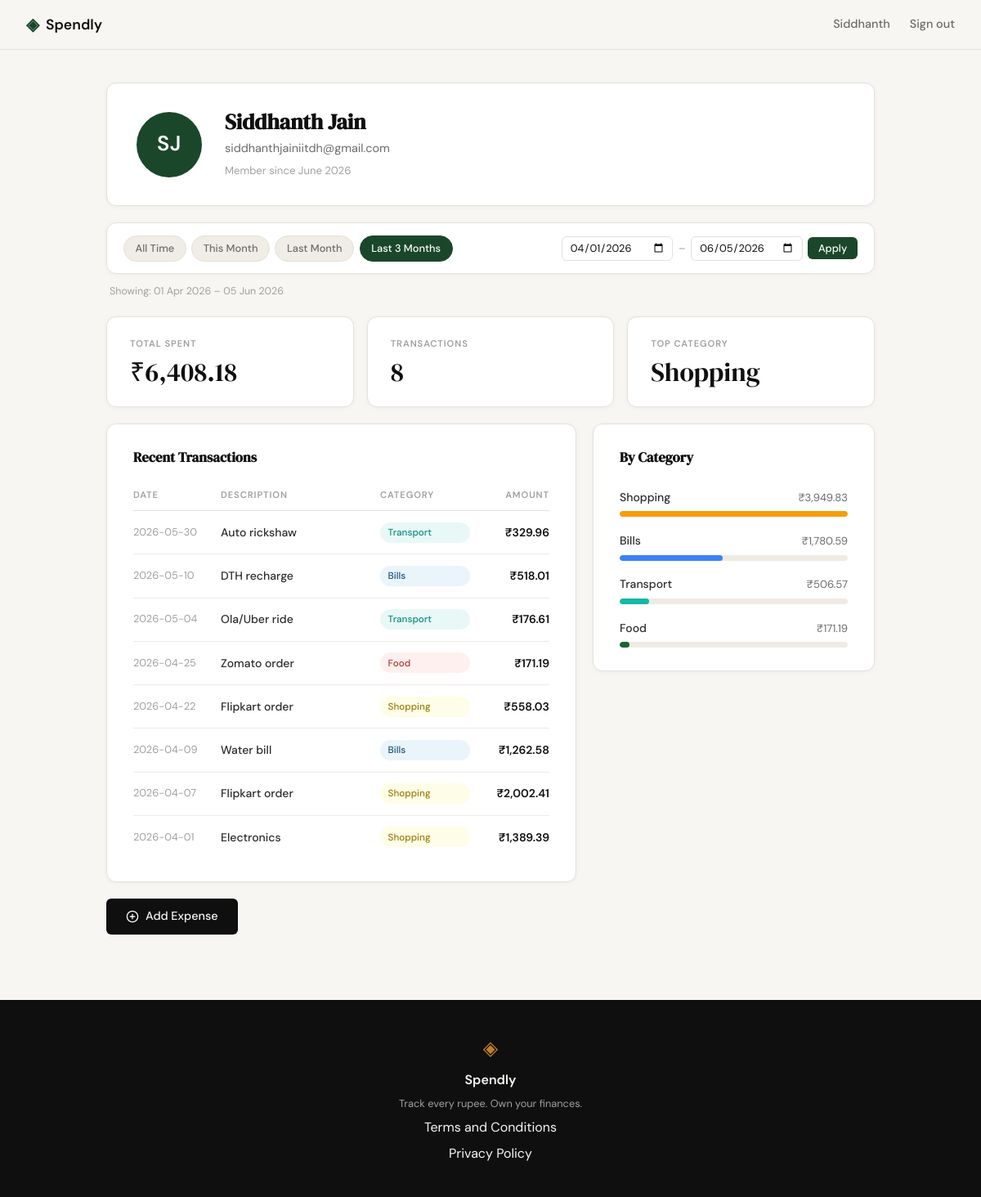
Screenshot of /profile?from=2026-04-01&to=2026-06-05 (signed in) with the database file from the repository.
### tables this page shows
CREATE TABLE users (
            id            INTEGER PRIMARY KEY AUTOINCREMENT,
            name          TEXT    NOT NULL,
            email         TEXT    UNIQUE NOT NULL,
            password_hash TEXT    NOT NULL,
            created_at    TEXT    DEFAULT (datetime('now'))
        );

CREATE TABLE expenses (
            id          INTEGER PRIMARY KEY AUTOINCREMENT,
            user_id     INTEGER NOT NULL REFERENCES users(id),
            amount      REAL    NOT NULL,
            category    TEXT    NOT NULL,
            date        TEXT    NOT NULL,
            description TEXT,
            created_at  TEXT    DEFAULT (datetime('now'))
        );

### app.py (the view)
@app.route("/profile")
def profile():
    if not session.get("user_id"):
        return redirect(url_for("login"))
    date_from = _parse_date(request.args.get("from", ""))
    date_to   = _parse_date(request.args.get("to",   ""))
    preset_dates = _build_preset_dates()
    if date_from is None and date_to is None:
        active_preset = "all_time"
    elif (date_from, date_to) == preset_dates["this_month"]:
        active_preset = "this_month"
    elif (date_from, date_to) == preset_dates["last_month"]:
        active_preset = "last_month"
    elif (date_from, date_to) == preset_dates["last_3_months"]:
        active_preset = "last_3_months"
    else:
        active_preset = "custom"
    if date_from and date_to:
        filter_label = f"{_fmt_date(date_from)} – {_fmt_date(date_to)}"
    elif date_from:
        filter_label = f"From {_fmt_date(date_from)}"
    elif date_to:
        filter_label = f"Until {_fmt_date(date_to)}"
    else:
        filter_label = "All time"
    user            = get_user_by_id(session["user_id"])
    summary         = get_expense_summary(session["user_id"], date_from, date_to)
    categories      = get_expenses_by_category(session["user_id"], date_from, date_to)
    recent_expenses = get_recent_expenses(session["user_id"], date_from=date_from, date_to=date_to)
    member_since    = datetime.strptime(user["created_at"][:7], "%Y-%m").strftime("%B %Y")
    return render_template(
        "profile.html",
        user=user, summary=summary, categories=categories,
        recent_expenses=recent_expenses, member_since=member_since,
        date_from=date_from, date_to=date_to,
        active_preset=active_preset, filter_label=filter_label,
        preset_dates=preset_dates,
    )

### app.py (called while the page is built)
def _parse_date(s):
    if not s or not re.match(r'^\d{4}-\d{2}-\d{2}$', s):
        return None
    try:
        datetime.strptime(s, "%Y-%m-%d")
        return s
    except ValueError:
        return None

def _fmt_date(iso):
    return datetime.strptime(iso, "%Y-%m-%d").strftime("%d %b %Y")

def _build_preset_dates():
    today = date.today()
    first_this = today.replace(day=1)
    last_this  = today.replace(day=calendar.monthrange(today.year, today.month)[1])
    last_last  = first_this - timedelta(days=1)
    first_last = last_last.replace(day=1)
    m, y = today.month, today.year
    for _ in range(2):
        m -= 1
        if m == 0:
            m, y = 12, y - 1
    first_3m = date(y, m, 1)
    return {
        "this_month":    (first_this.isoformat(),  last_this.isoformat()),
        "last_month":    (first_last.isoformat(),  last_last.isoformat()),
        "last_3_months": (first_3m.isoformat(),    today.isoformat()),
    }

### database/db.py (called while the page is built)
def get_db():
    conn = sqlite3.connect(DB_PATH)
    conn.row_factory = sqlite3.Row
    conn.execute("PRAGMA foreign_keys = ON")
    return conn

def get_user_by_id(user_id):
    conn = get_db()
    try:
        return conn.execute(
            "SELECT * FROM users WHERE id = ?", (user_id,)
        ).fetchone()
    finally:
        conn.close()

def get_expenses_by_category(user_id, date_from=None, date_to=None):
    lo = date_from or _DATE_FLOOR
    hi = date_to   or _DATE_CEIL
    conn = get_db()
    try:
        rows = conn.execute(
            """SELECT category,
                      COALESCE(SUM(amount), 0) AS total,
                      COUNT(*) AS count
               FROM expenses WHERE user_id = ? AND date BETWEEN ? AND ?
               GROUP BY category ORDER BY total DESC""",
            (user_id, lo, hi)
        ).fetchall()
        return [dict(r) for r in rows]
    finally:
        conn.close()

def get_recent_expenses(user_id, limit=10, date_from=None, date_to=None):
    lo = date_from or _DATE_FLOOR
    hi = date_to   or _DATE_CEIL
    conn = get_db()
    try:
        rows = conn.execute(
            """SELECT id, amount, category, date, description
               FROM expenses WHERE user_id = ? AND date BETWEEN ? AND ?
               ORDER BY date DESC, id DESC LIMIT ?""",
            (user_id, lo, hi, limit)
        ).fetchall()
        return [dict(r) for r in rows]
    finally:
        conn.close()

### templates/profile.html (shortened to what this page needs)
{% extends "base.html" %}
{% block head %}
<link rel="stylesheet" href="{{ url_for('static', filename='css/profile.css') }}">
{% endblock %}
{% block content %}
<section class="profile-section">
    <div class="profile-container">
        <div class="profile-header-card">
            <div class="profile-avatar">
                {% set parts = user["name"].split() %}
                {% if parts|length >= 2 %}{{ parts[0][0].upper() }}{{ parts[-1][0].upper() }}{% else %}{{ parts[0][0].upper() }}{% endif %}
            </div>
            <div class="profile-meta">
                <h1 class="profile-name">{{ user["name"] }}</h1>
                <p class="profile-email">{{ user["email"] }}</p>
                <p class="profile-since">Member since {{ member_since }}</p>
            </div>
        </div>
        <div class="filter-bar">
            <div class="filter-presets">
                <a href="{{ url_for('profile') }}"
                   class="filter-btn{% if active_preset == 'all_time' %} filter-btn--active{% endif %}">
                    All Time
                </a>
                <a href="{{ url_for('profile', **{'from': preset_dates.this_month[0], 'to': preset_dates.this_month[1]}) }}"
                   class="filter-btn{% if active_preset == 'this_month' %} filter-btn--active{% endif %}">
                    This Month
                </a>
                <a href="{{ url_for('profile', **{'from': preset_dates.last_month[0], 'to': preset_dates.last_month[1]}) }}"
                   class="filter-btn{% if active_preset == 'last_month' %} filter-btn--active{% endif %}">
                    Last Month
                </a>
                <a href="{{ url_for('profile', **{'from': preset_dates.last_3_months[0], 'to': preset_dates.last_3_months[1]}) }}"
                   class="filter-btn{% if active_preset == 'last_3_months' %} filter-btn--active{% endif %}">
                    Last 3 Months
                </a>
            </div>
            <form class="custom-range" method="get" action="{{ url_for('profile') }}">
                <input type="date" name="from" value="{{ date_from or '' }}">
                <span class="custom-range-sep">–</span>
                <input type="date" name="to" value="{{ date_to or '' }}">
                <button type="submit" class="filter-apply">Apply</button>
            </form>
        </div>
        <p class="filter-label">Showing: {{ filter_label }}</p>
        <div class="profile-stats">
            <div class="stat-card">
                <div class="stat-label">Total Spent</div>
                <div class="stat-value">₹{{ "{:,.2f}".format(summary.total_amount) }}</div>
            </div>
            <div class="stat-card">
                <div class="stat-label">Transactions</div>
                <div class="stat-value">{{ summary.total_count }}</div>
            </div>
            <div class="stat-card">
                <div class="stat-label">Top Category</div>
                <div class="stat-value">{{ categories[0].category if categories else "—" }}</div>
            </div>
        </div>
        {% if categories %}
        <div class="profile-columns">
            <div class="profile-card">
                <h2 class="card-title">Recent Transactions</h2>
                <div class="txn-table">
                    <div class="txn-head">
                        <span>Date</span>
                        <span>Description</span>
                        <span>Category</span>
                        <span class="txn-amount-col">Amount</span>
                    </div>
                    {% for exp in recent_expenses %}
                    <div class="txn-row">
                        <span class="txn-date">{{ exp.date }}</span>
                        <span class="txn-desc">{{ exp.description or exp.category }}</span>
                        <span class="txn-cat-badge cat-{{ exp.category | lower | replace(' ', '-') }}">
                            {{ exp.category }}
                        </span>
                        <span class="txn-amount">₹{{ "{:,.2f}".format(exp.amount) }}</span>
                    </div>
                    {% endfor %}
                </div>
            </div>
            <div class="profile-card">
                <h2 class="card-title">By Category</h2>
                {% set max_total = categories | map(attribute='total') | max %}
                <div class="bycat-list">
                    {% for cat in categories %}
                    {% set pct = (cat.total / max_total * 100) | round(1) %}
                    <div class="bycat-item">
                        <div class="bycat-header">
                            <span class="bycat-name">{{ cat.category }}</span>
                            <span class="bycat-amount">₹{{ "{:,.2f}".format(cat.total) }}</span>
                        </div>
                        <div class="bycat-bar-wrap">
                            <div class="bycat-bar bycat-{{ cat.category | lower | replace(' ', '-') }}"
                                 style="width: {{ pct }}%"></div>
                        </div>
                    </div>
                    {% endfor %}
                </div>
            </div>
        </div>
        <div class="profile-actions">
            <a href="{{ url_for('add_expense') }}" class="btn-primary">
                <i data-lucide="plus-circle"></i> Add Expense
            </a>
        </div>
        {% endif %}
    </div>
</section>
{% endblock %}

### static/css/style.css (style rules this page uses)
:root { --ink: #0f0f0f; --ink-soft: #2d2d2d; --ink-muted: #6b6b6b; --ink-faint: #a0a0a0; --paper: #f7f6f3; --paper-warm: #f0ede6; --paper-card: #ffffff; --accent: #1a472a; --accent-light: #e8f0eb; --accent-2: #c17f24; --accent-2-light: #fdf3e3; --danger: #c0392b; --danger-light: #fdecea; --border: #e4e1da; --border-soft: #eeebe4; --font-display: 'DM Serif Display', Georgia, serif; --font-body: 'DM Sans', system-ui, sans-serif; --max-width: 1200px; --auth-width: 440px; --radius-sm: 6px; --radius-md: 12px; --radius-lg: 20px; }
*, *::before, *::after { box-sizing: border-box; margin: 0; padding: 0; }
html { font-size: 16px; scroll-behavior: smooth; }
body { background: var(--paper); color: var(--ink); font-family: var(--font-body); font-size: 1rem; line-height: 1.6; -webkit-font-smoothing: antialiased; }
a { color: inherit; text-decoration: none; }
.btn-primary { display: inline-block; background: var(--ink); color: var(--paper); padding: 0.65rem 1.5rem; border-radius: var(--radius-sm); font-family: var(--font-body); font-size: 0.9rem; font-weight: 500; cursor: pointer; border: none; transition: background 0.2s; text-decoration: none; }

### rows the page displays
users: name "Siddhanth Jain", email "siddhanthjainiitdh@gmail.com"
expenses: date "2026-05-30", description "Auto rickshaw", category "Transport", amount "329.96"
expenses: date "2026-05-10", description "DTH recharge", category "Bills", amount "518.01"
expenses: date "2026-05-04", description "Ola/Uber ride", category "Transport", amount "176.61"
expenses: date "2026-04-25", description "Zomato order", category "Food", amount "171.19", total "171.19", {{ pct }} 4.3 (drawn)
expenses: date "2026-04-22", description "Flipkart order", category "Shopping", amount "558.03"
expenses: date "2026-04-09", description "Water bill", category "Bills", amount "1,262.58"
expenses: date "2026-04-07", description "Flipkart order", category "Shopping", amount "2,002.41"
expenses: date "2026-04-01", description "Electronics", category "Shopping", amount "1,389.39"

### other values shown
{{ session.get("user_name", "").split(" ")[0] }} "Siddhanth"
{{ parts[0][0].upper() }} "S"
{{ parts[-1][0].upper() }} "J"
{{ member_since }} "June 2026"
{{ filter_label }} "01 Apr 2026 – 05 Jun 2026"
{{ "{:,.2f}".format(summary.total_amount) }} "6,408.18"
{{ summary.total_count }} "8"
{{ categories[0].category if categories else "—" }} "Shopping"
{{ cat.category }} "Shopping" "Bills" "Transport"
{{ "{:,.2f}".format(cat.total) }} "3,949.83" "1,780.59" "506.57"
